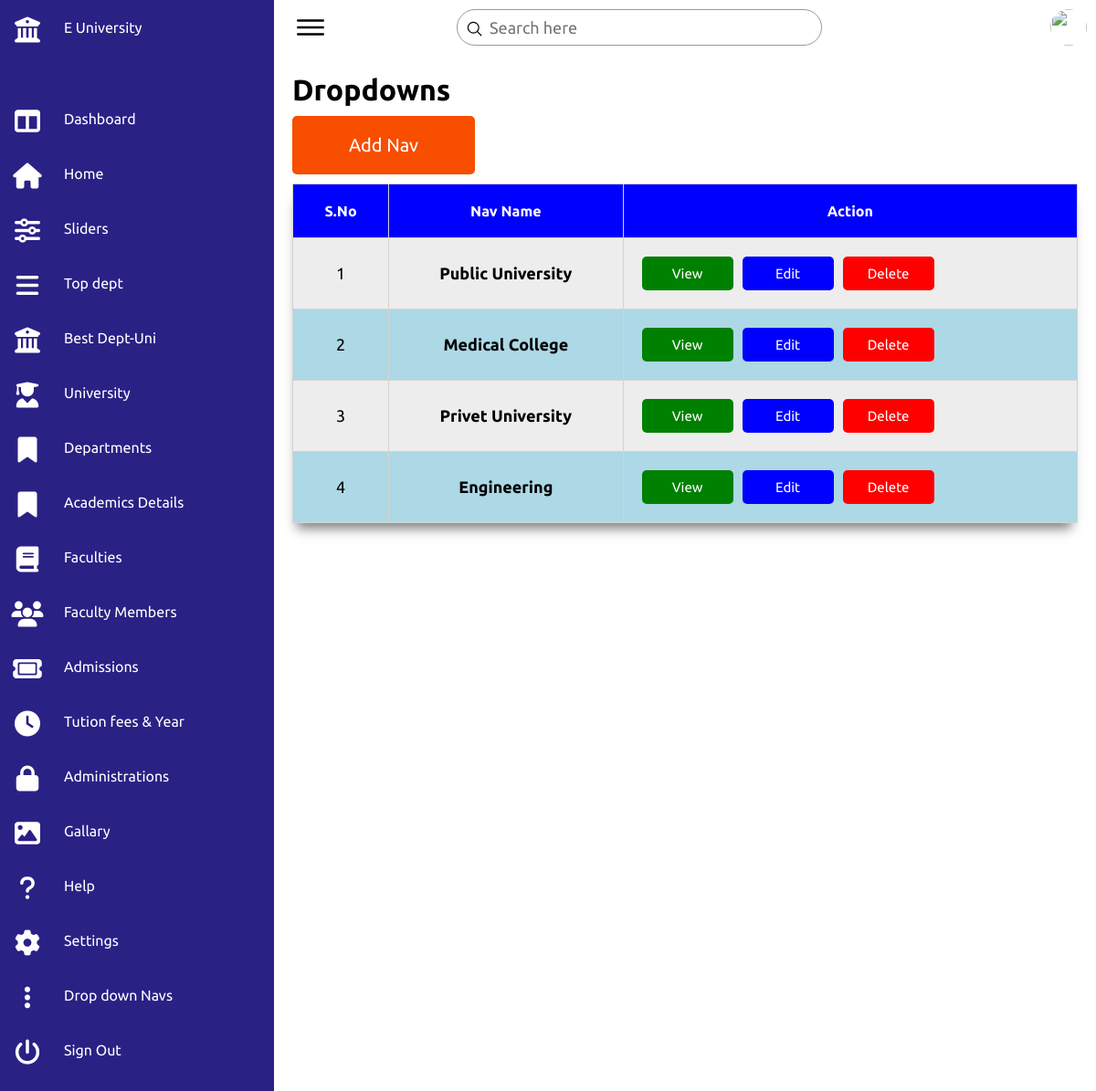
Screenshot of /navs.php with the database file from the repository.
### tables this page shows
CREATE TABLE `nav` (
  `id` int NOT NULL,
  `name` varchar(255) NOT NULL
);

### navs.php (the view, shortened to what this page needs)
<!DOCTYPE html>
<html lang="en">
<head>
    <link rel="stylesheet" href="https://cdnjs.cloudflare.com/ajax/libs/font-awesome/6.2.1/css/all.min.css">
    <link rel="stylesheet" href="css/admin.css">
</head>
<body>
    <div class="container">
        <?php include_once 'admin-nav.php'?>
        <div class="main">
            <div class="topbar">
                <div class="toggle">
                    <ion-icon name="menu-outline"></ion-icon>
                </div>
                <div class="search">
                    <label>
                        <input type="text" placeholder="Search here">
                        <ion-icon name="search-outline"></ion-icon>
                    </label>
                </div>
                <div class="user">
                    <img src="assets/imgs/customer01.jpg" alt="">
                </div>
            </div>
            <div class="table">
                <h1>Dropdowns</h1>
                <div class="btn">
                    <a href="add-nav.php">Add Nav</a>
                </div>
            <table>
                    <tr>
                        <th>S.No</th>
                        <th>Nav Name</th>
                        <th>Action</th>
                    </tr>
                    <?php
                        include_once 'config.php';
                        $sql = "SELECT * FROM nav";
                        $result = mysqli_query($conn,$sql);
                        $id = 1;
                        while ($row = mysqli_fetch_assoc($result)){
                        ?>
                    <tr>
                        <td><?= $id++ ?></td>
                        <td>
                            <div class="user-info">
                                <h4> <span><?= $row['name'] ?></span></h4>
                            </div>
                        </td>
                        <td style="margin-left :20px;">
                            <div class="action-btn">
                             <a href="view-nav.php?id=<?= $row['id'] ?>" style="background:green;">View</a>
                             <a href="edit-nav.php?id=<?= $row['id'] ?>" style="background:blue;">Edit</a>
                             <a href="delete-nav.php?id=<?= $row['id'] ?>" style="background:red;">Delete</a>
                            </div>
                        </td>
                    </tr>
                    <?php } ?>
                    </table>
            </div>
        </div>
    </div>
</body>
</html>

### css/admin.css (style rules this page uses)
* { font-family: "Ubuntu", sans-serif; margin: 0; padding: 0; box-sizing: border-box; }
:root { --blue: #2a2185; --white: #fff; --gray: #f5f5f5; --black1: #222; --black2: #999; }
body { overflow-x: hidden; }
.container { position: relative; width: 100%; display: flex; justify-content: space-between; align-items: center; height: 100%; }
.main { position: absolute; width: calc(100% - 300px); left: 300px; height: 100%; background: var(--white); transition: 0.5s; }
.topbar { width: 100%; height: 60px; display: flex; justify-content: space-between; align-items: center; padding: 0 10px; }
.toggle { position: relative; width: 60px; height: 60px; display: flex; justify-content: center; align-items: center; font-size: 2.5rem; cursor: pointer; }
.search { position: relative; width: 400px; margin: 0 10px; }
.search label { position: relative; width: 100%; }
.search label input { width: 100%; height: 40px; border-radius: 40px; padding: 5px 20px; padding-left: 35px; font-size: 18px; outline: none; border: 1px solid var(--black2); }
.search label ion-icon { position: absolute; top: 0; left: 10px; font-size: 1.2rem; }
.user { position: relative; width: 40px; height: 40px; border-radius: 50%; overflow: hidden; cursor: pointer; }
.user img { position: absolute; top: 0; left: 0; width: 100%; height: 100%; object-fit: cover; }
table { width: 100%; box-shadow: -1px 12px 12px -6px rgba(0,0,0,0.5); }
table, td, th { padding: 20px; border: 1px solid lightgray; border-collapse: collapse; text-align: center; cursor: pointer; }
td { font-size: 18px; }
th { background-color: blue; color: white; }
tr:nth-child(odd) { background-color: lightblue; }
tr:nth-child(even) { background-color: #ededed; }
.table { padding: 20px; width: 100%; }
.table .btn { padding:20px; background: rgb(247, 78, 0); width: 200px; text-decoration: none; border-radius: 5px; text-align: center; margin-top: 10px; margin-bottom: 10px; }
.table .btn a { text-decoration: none; color: white; font-size: 20px; }
.table .action-btn { display: flex; gap: 10px; align-items: center; }
.table .action-btn a { width: 100px; padding: 10px; text-align: center; text-decoration: none; color: white; border-radius: 5px; font-size: 15px; }

### rows the page displays
nav: name "Public University"
nav: name "Medical College"
nav: name "Privet University"
nav: name "Engineering"
